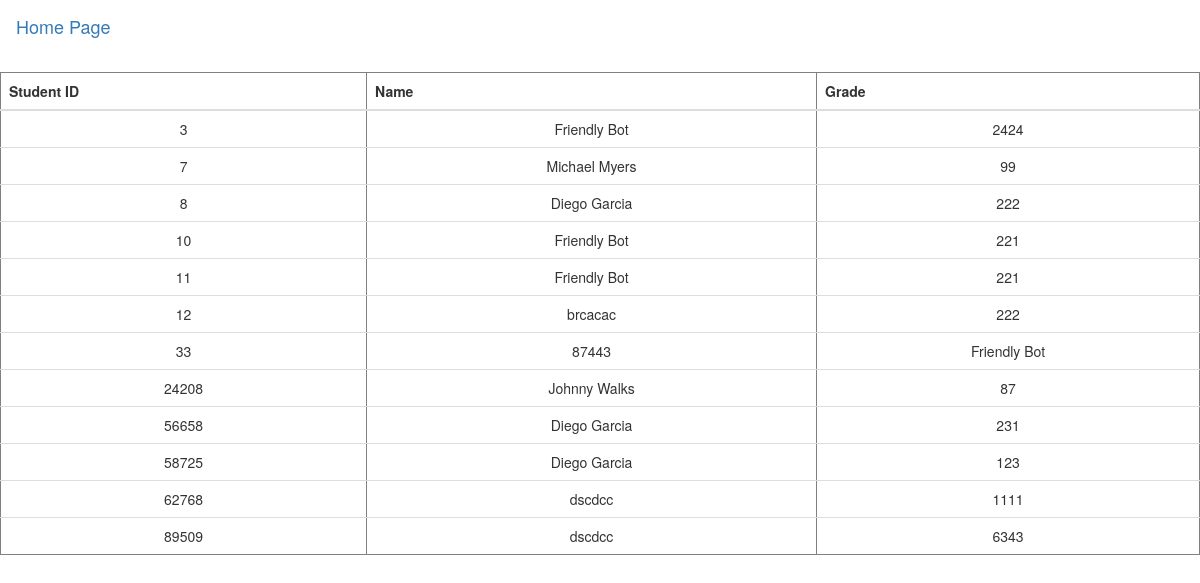
Screenshot of /list_pass with the database file from the repository.
### main.py (models this page shows, shortened)
class Student(db.Model):
    __tablename__="student"
    id = db.Column(db.Integer, primary_key=True)
    name= db.Column(db.String(100))
    grade=db.Column(db.Integer)

### main.py (the view)
@app.route('/list_pass', methods = ['POST', 'GET'])
def list_pass ():
    all_students = Student.query.filter(Student.grade>=85)
    return render_template('results.html',all_students = all_students)

### templates/results.html (shortened to what this page needs)
<!DOCTYPE html>
<html lang="en" dir="ltr">
  <head>
<link rel="stylesheet" href="https://maxcdn.bootstrapcdn.com/bootstrap/3.3.7/css/bootstrap.min.css">
<link rel="stylesheet" href="https://maxcdn.bootstrapcdn.com/bootstrap/3.3.7/css/bootstrap-theme.min.css">
{% extends "base2.html"%}
{% block content %}
<body>
  <table class="table table-dark" border="1" style="width: 100%; margin-top: 20px; text-align: center;">
    <thead>
      <tr>
        <th scope="col">Student ID</th>
        <th scope="col">Name</th>
        <th scope="col">Grade</th>
      </tr>
    </thead>
    <tbody>
      {% for student in all_students %}
      <tr>
          <td>{{student.id}}</td>
          <td>{{student.name}}</td>
          <td>{{student.grade}}</td>
      </tr>
      {% endfor %}
    </tbody>
  </table>
  {% endblock %}

### rows the page displays
Student: id "3", name "Friendly Bot", grade "2424"
Student: id "7", name "Michael Myers", grade "99"
Student: id "8", name "Diego Garcia", grade "222"
Student: id "10", name "Friendly Bot", grade "221"
Student: id "11", name "Friendly Bot", grade "221"
Student: id "12", name "brcacac", grade "222"
Student: id "33", name "87443", grade "Friendly Bot"
Student: id "24208", name "Johnny Walks", grade "87"
Student: id "56658", name "Diego Garcia", grade "231"
Student: id "58725", name "Diego Garcia", grade "123"
Student: id "62768", name "dscdcc", grade "1111"
Student: id "89509", name "dscdcc", grade "6343"
